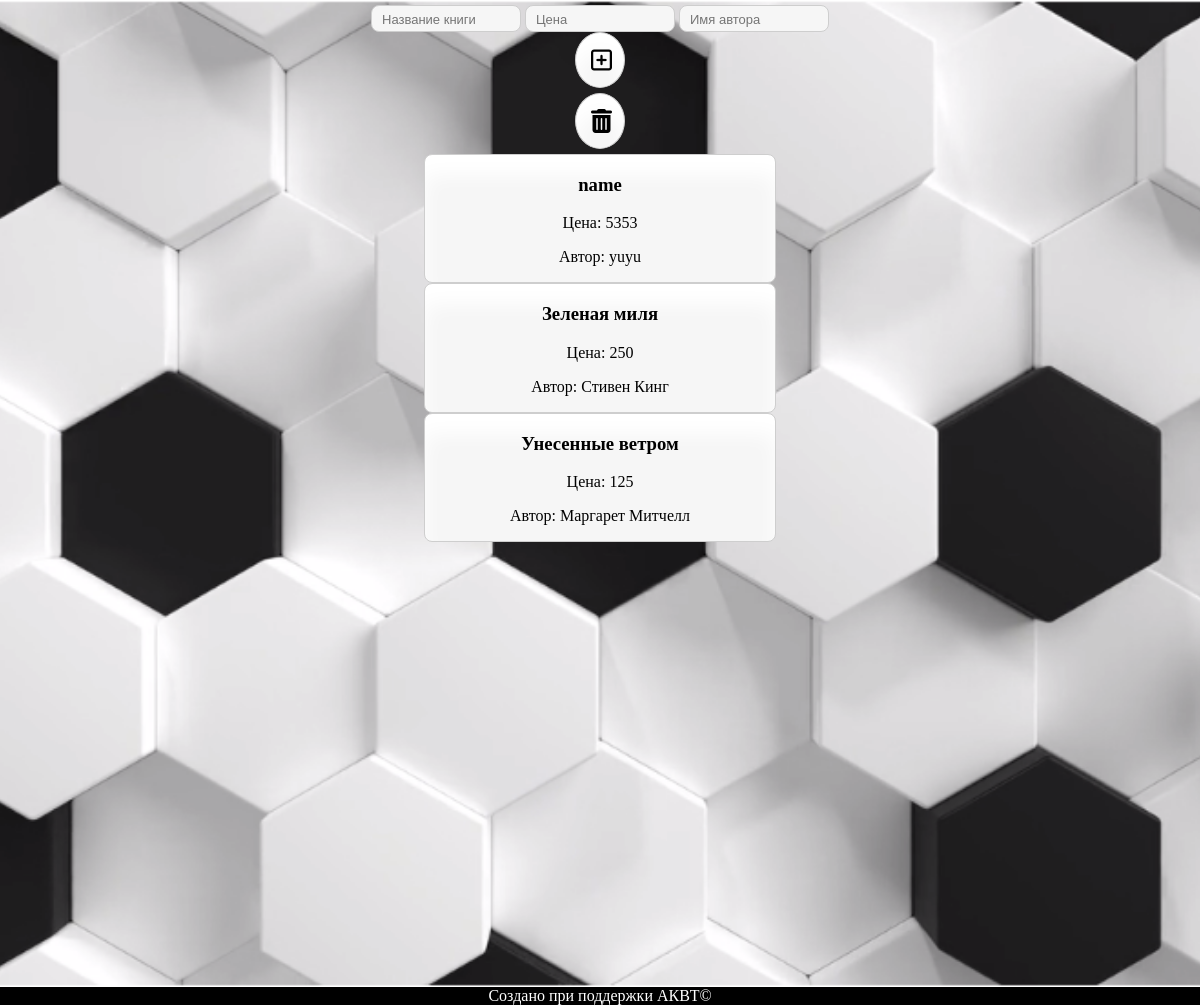
The page /TL/index.php on the database as committed earlier.
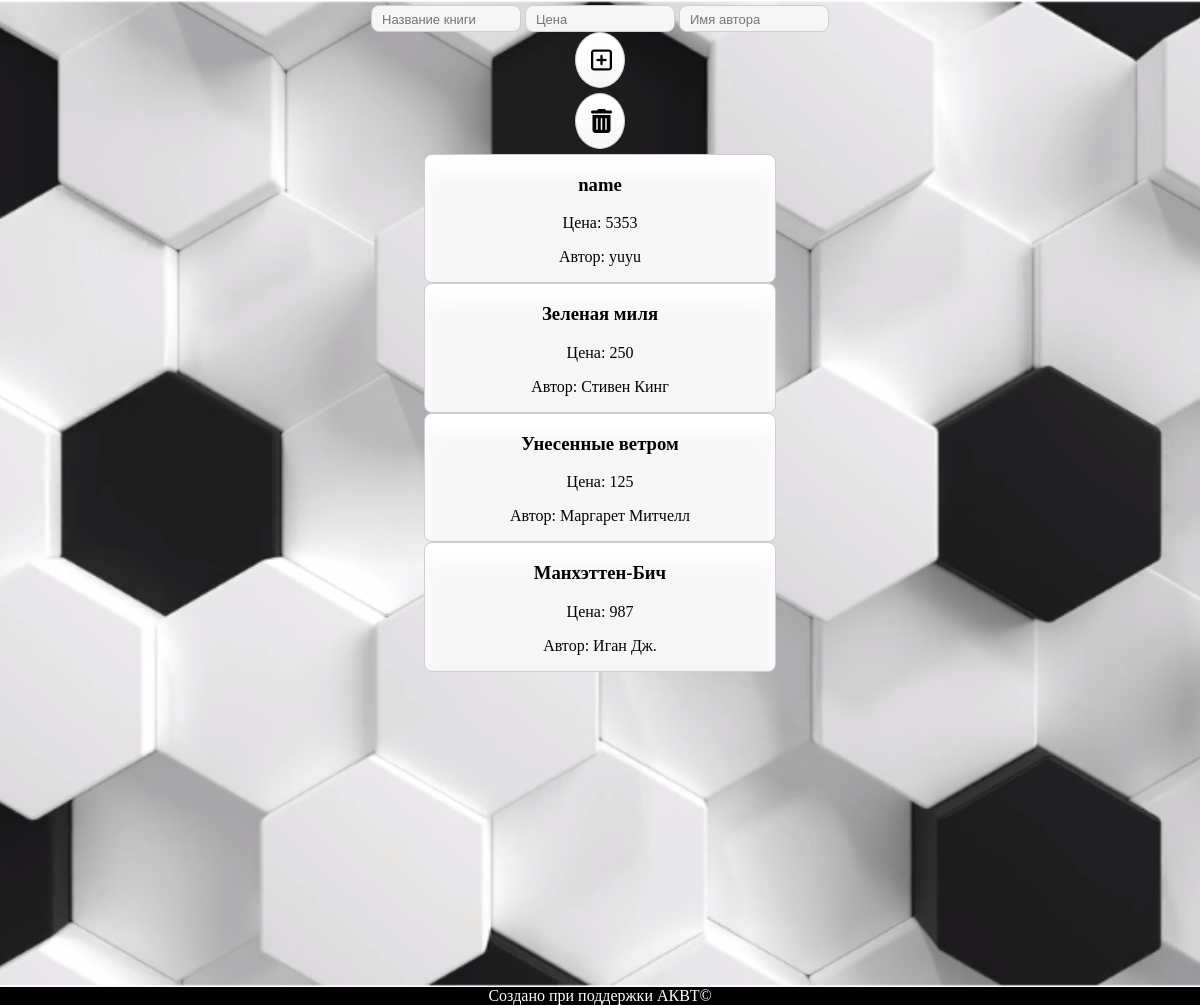
The same page on the database as committed later.
### tables this page shows
CREATE TABLE `books` (
  `id` int(11) NOT NULL,
  `title` text NOT NULL,
  `price` int(11) NOT NULL
);

CREATE TABLE `authors` (
  `id` int(11) NOT NULL,
  `name` text NOT NULL
);

### TL/index.php (the view)
<?php
include ('connectBD.php');
echo '
<head>
    <title>Главная</title>
    <link rel="stylesheet" href="main.css">
</head>
<body>
<div class="section" data-vide-bg="video/ocean">
    <div class="container1">
    <form method="post" action="addpage.php">
        <input name="name" placeholder="Название книги">
        <input name="price" placeholder="Цена">
        <input name="name_a" placeholder="Имя автора">
        <button type="submit" data-tooltip="Добавление книги" class="but" id="pls"><i class="fa fa-plus-square-o" aria-hidden="true"></i></button>
    </form>
    <form action="delete_book.php">
    <button type="submit" data-tooltip="Удаление книги" class="but" id="del"><i class="fa fa-trash" aria-hidden="true"></i></button>
    </form>
';
$sql = $pdo->query('SELECT books.*, authors.* FROM books,authors,books_authors WHERE books_authors.id_books = books.id AND books_authors.id_author = authors.id');
$sql = $sql->fetchAll();
foreach ($sql as $row){
    echo '<div class="book">';
    echo '<h3>' .$row['title'] . '</h3>';
    echo '<p>' .'Цена: '. $row['price'] . '</p>';
    echo '<p>' .'Автор: '. $row['name'] . '</p></div>';
}
echo '
</div>
</div>
<script src="https://use.fontawesome.com/74811d09e3.js"></script>
<script src="http://code.jquery.com/jquery-1.12.4.min.js"></script>
<script src="js/jquery.vide.min.js"></script>
<div class="cop">Создано при поддержки АКВТ©</div>
';

Rows that differ between the two databases and show on the page:
added books: title "Манхэттен-Бич", price "987", authors.name "Иган Дж."
